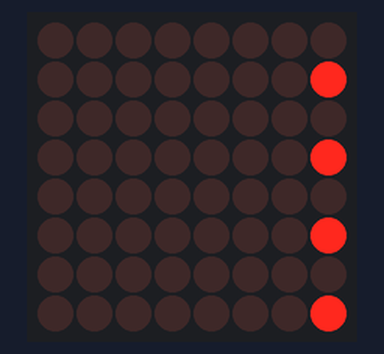
A sketch run on a simulated Arduino Uno, built with avr-gcc and run on an emulated ATmega328P. Shown: 8×8 LED matrix.

Above: at 0.1 s.
At 5.1 s:
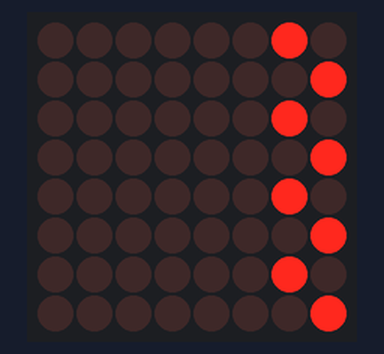
At 8.1 s:
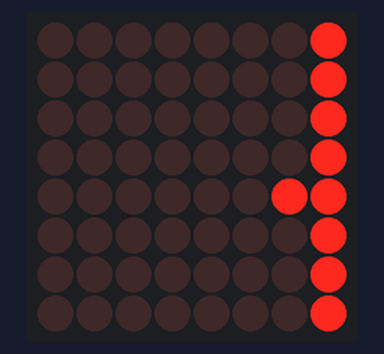
At 10.1 s:
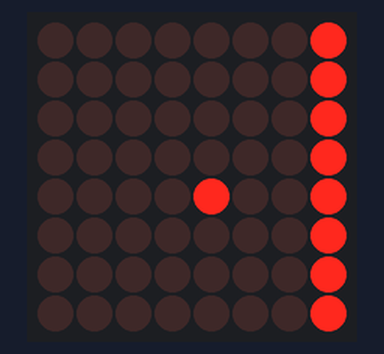
At 15.1 s:
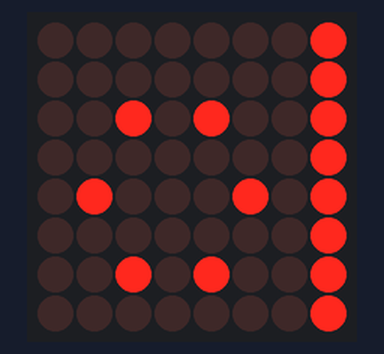
At 20.1 s:
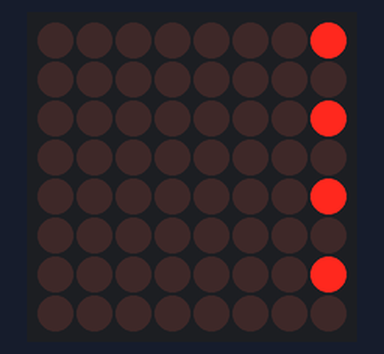

Measured:
- by itself, everything shown: repeats every 19.0 s, in 19 steps
- what the display in image 1 shows lasts 1.0 s, from 5.0 s to 6.0 s

The sketch:

firework.ino
```cpp
/*
################################################################################
# File Name:             MAX7219_5.ino
# Board:                 Arduino UNO
# Programming Language:	 Wiring / C /Processing /Fritzing / Arduino IDE
#
# Objective:             Scrolling LED dot Matrix
#
# Operation:	         Scrolls a message over a 16x8 LED dot matrix
#
# Author:                Marcelo Moraes
# Date:                  July 9th, 2013
# Place:                 Sorocaba - SP - Brazil
#
################################################################################

 This code is a public example.
 */


//******************************************************************************
// visit this web page for further information about MaxMatrix library
// https://code.google.com/p/arudino-maxmatrix-library/
//******************************************************************************


#include <MaxMatrix.h>
#include <avr/pgmspace.h>

#define CH_SIZE 10

PROGMEM const unsigned char CH[] = {
8,8,B00000000,B00000000,B00000000,B00000000,B00000000,B00000000,B00000000,B10101010,
8,8,B00000000,B00000000,B00000000,B00000000,B00000000,B00000000,B00000000,B01010101,
8,8,B00000000,B00000000,B00000000,B00000000,B00000000,B00000000,B00000000,B10101010,
8,8,B00000000,B00000000,B00000000,B00000000,B00000000,B00000000,B00000000,B01010101,
8,8,B00000000,B00000000,B00000000,B00000000,B00000000,B00000000,B10101010,B01010101,
8,8,B00000000,B00000000,B00000000,B00000000,B00000000,B00000000,B01010101,B10101010,
8,8,B00000000,B00000000,B00000000,B00000000,B00000000,B00000000,B10101010,B01010101,
8,8,B00000000,B00000000,B00000000,B00000000,B00000000,B00000000,B01010101,B10101010,
8,8,B00000000,B00000000,B00000000,B00000000,B00000000,B00000000,B00010000,B11111111,
8,8,B00000000,B00000000,B00000000,B00000000,B00000000,B00010000,B00000000,B11111111,
8,8,B00000000,B00000000,B00000000,B00000000,B00010000,B00000000,B00000000,B11111111,
8,8,B00000000,B00000000,B00000000,B00010000,B00000000,B00000000,B00000000,B11111111,
8,8,B00000000,B00000000,B00010000,B00101000,B00010000,B00000000,B00000000,B11111111,
8,8,B00000000,B00000000,B00101000,B00010000,B00101000,B00000000,B00000000,B11111111,
8,8,B00000000,B00010000,B01010100,B00101000,B01010100,B00010000,B00000000,B11111111,
8,8,B00000000,B00010000,B01000100,B00000000,B01000100,B00010000,B00000000,B11111111,
8,8,B00000000,B00010000,B01000000,B00000000,B00000100,B00010000,B00000000,B11111111,
8,8,B00000000,B00010000,B00000000,B00000000,B00000100,B00000000,B00000000,B11111111,
8,8,B00000000,B00000000,B00000000,B00000000,B00000000,B00000000,B00000000,B11111111,
};

int data = 8;    // DIN pin of MAX7219 module
int load = 9;    // CS pin of MAX7219 module
int clock = 10;  // CLK pin of MAX7219 module
int maxInUse = 1;    //change this variable to set how many MAX7219's you'll use

MaxMatrix m(data, load, clock, maxInUse); // define module

byte buffer[CH_SIZE];

void setup(){
  m.init(); // module initialize
  m.setIntensity(0); // dot matix intensity 0-15
}

void loop(){

  for (int c=0; c<sizeof(CH)/CH_SIZE; c++)
  {
    memcpy_P(buffer, CH + CH_SIZE*c, CH_SIZE);
    m.writeSprite(0, 0, buffer);
    m.setColumn(0 + buffer[0], 0);
    delay(1000);
  }
}
```
